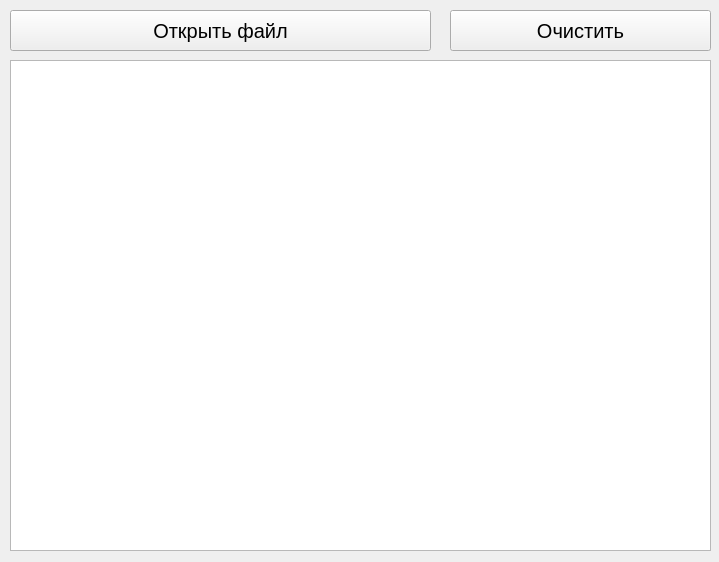
<?xml version="1.0" encoding="UTF-8"?>
<ui version="4.0">
 <class>logWindow</class>
 <widget class="QMainWindow" name="logWindow">
  <property name="geometry">
   <rect>
    <x>0</x>
    <y>0</y>
    <width>719</width>
    <height>562</height>
   </rect>
  </property>
  <property name="windowTitle">
   <string>Просмотр логов</string>
  </property>
  <widget class="QWidget" name="centralwidget">
   <widget class="QTableWidget" name="table">
    <property name="geometry">
     <rect>
      <x>10</x>
      <y>60</y>
      <width>701</width>
      <height>491</height>
     </rect>
    </property>
    <property name="font">
     <font>
      <pointsize>15</pointsize>
     </font>
    </property>
    <property name="editTriggers">
     <set>QAbstractItemView::NoEditTriggers</set>
    </property>
   </widget>
   <widget class="QPushButton" name="openButton">
    <property name="geometry">
     <rect>
      <x>10</x>
      <y>10</y>
      <width>421</width>
      <height>41</height>
     </rect>
    </property>
    <property name="font">
     <font>
      <pointsize>15</pointsize>
     </font>
    </property>
    <property name="text">
     <string>Открыть файл</string>
    </property>
   </widget>
   <widget class="QPushButton" name="clearButton">
    <property name="geometry">
     <rect>
      <x>450</x>
      <y>10</y>
      <width>261</width>
      <height>41</height>
     </rect>
    </property>
    <property name="font">
     <font>
      <pointsize>15</pointsize>
     </font>
    </property>
    <property name="text">
     <string>Очистить</string>
    </property>
   </widget>
  </widget>
 </widget>
 <resources/>
 <connections/>
</ui>
